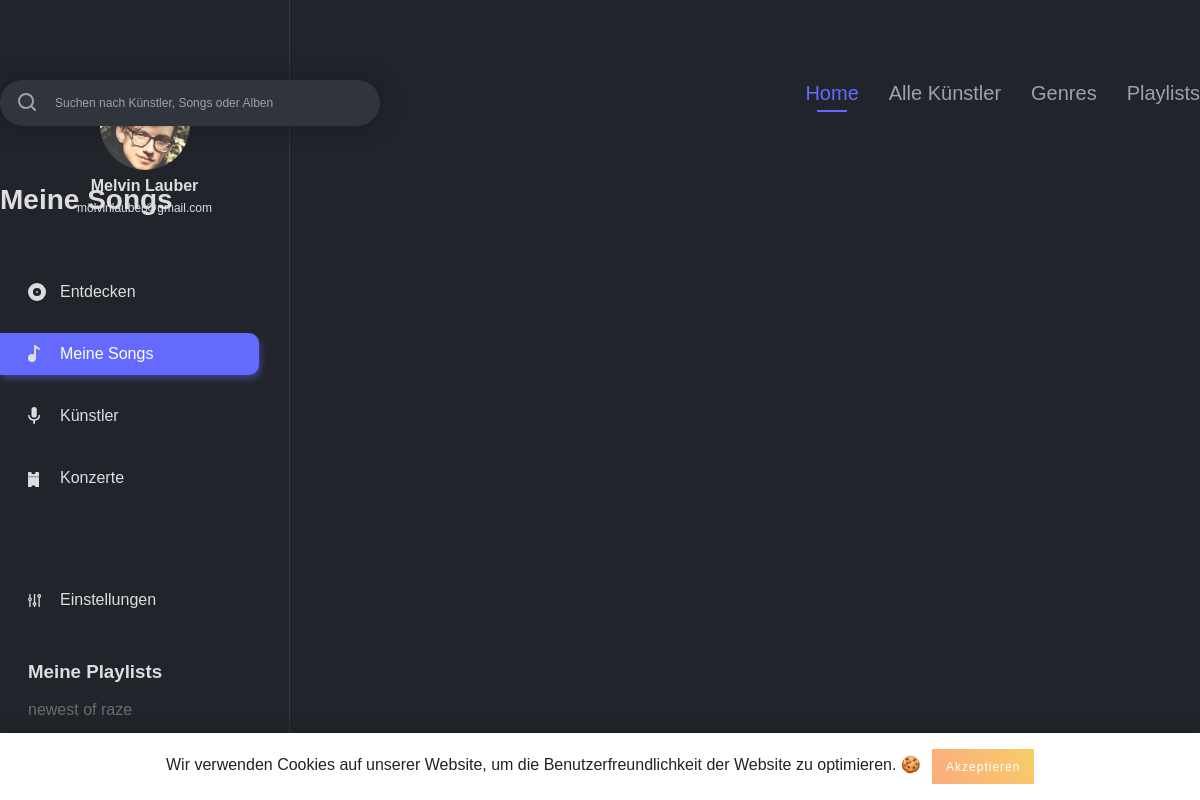
/my_songs.php (signed in), run on the app's committed database.
### tables this page shows
CREATE TABLE IF NOT EXISTS `users` (
  `id` int(11) NOT NULL AUTO_INCREMENT,
  `username` varchar(255) NOT NULL,
  `email` varchar(255) NOT NULL,
  `firstname` varchar(255) NOT NULL,
  `lastname` varchar(255) NOT NULL,
  `password_hash` varchar(255) NOT NULL,
  `password_token` varchar(255) NOT NULL,
  `is_artist` int(1) NOT NULL,
  `has_darkmode` tinyint(1) NOT NULL,
  PRIMARY KEY (`id`),
  UNIQUE KEY `username` (`username`),
  UNIQUE KEY `email` (`email`)
);

CREATE TABLE IF NOT EXISTS `playlist` (
  `playlist_id` int(11) NOT NULL AUTO_INCREMENT,
  `playlist_name` varchar(255) NOT NULL,
  `user_id` int(11) NOT NULL,
  `playlist_description` text NOT NULL,
  PRIMARY KEY (`playlist_id`),
  KEY `playlist_fk0` (`user_id`)
);

### includes/start.php (called while the page is built, shortened)
<?php
include 'db.php';
if (isset($_SESSION['user']['id']) && !empty($_SESSION['user']['id'])) {
	$statement = $pdo->prepare("SELECT * FROM `users` WHERE `id` = :id");
	$result = $statement->execute(array('id' => $_SESSION['user']['id']));
}
if (isset($_SESSION['user']['has_darkmode']) && $_SESSION['user']['has_darkmode'] == 1) {
	$body_class = 'dark';
}
else {
	$body_class = '';
}
?>

### my_songs.php (the view, shortened to what this page needs)
<?php
include 'includes/start.php';
?>
<!DOCTYPE html>
<html lang="de">
	<head>
		<?php include 'includes/meta_data.php'; ?>
	</head>
	<body class="<?php echo $body_class; ?>">
		<?php include 'includes/navigation_left.php'; ?>
		<?php include 'includes/cookie_banner.php'; ?>
		<div class="main_content_wrapper">
			<div class="main_content_inner">
				<?php include 'includes/search_navi.php'; ?>
				<h3 class="short_title"><?php echo MY_SONGS; ?></h3>
			</div>
		</div>
	</body>
</html>

### includes/navigation_left.php (shortened to what this page needs)
<?php
if(isset($_SESSION['active'])) {
	$active_class = $_SESSION['active'];
}
$query = "SELECT * FROM `users` WHERE `id` = ".$_SESSION['user']['id'];
$playlist_query = "SELECT * FROM `playlist` WHERE `user_id` = ".$_SESSION['user']['id'];
?>
<div class="navigation_left">
	<div class="navigation_wrapper">
		<div class="profile">
			<h3 class="profile_name">
				<?php foreach ($pdo->query($query) as $user_data) {
					echo $user_data['firstname'].' '.$user_data['lastname'];
				} ?>
			</h3>
			<p class="profile_mail">
				<?php foreach ($pdo->query($query) as $user_data) {
					echo $user_data['email'];
				} ?>
			</p>
		</div>
		<div class="main_navigation">
			<ul>
				<li class="navigation_element <?php if($active_class === 'discover') { echo 'active'; } ?>"><a href="index.php"><img class="svg" src="img/assets/discover.svg" alt="<?php echo DISCOVER; ?>"><?php echo DISCOVER; ?></a></li>
				<li class="navigation_element <?php if($active_class === 'my_songs') { echo 'active'; } ?>"><a href="my_songs.php"><img class="svg" src="img/assets/my_songs.svg" alt="<?php echo MY_SONGS; ?>"><?php echo MY_SONGS; ?></a></li>
				<li class="navigation_element <?php if($active_class === 'artists') { echo 'active'; } ?>"><a href="artists.php"><img class="svg" src="img/assets/artists.svg" alt="<?php echo ARTISTS; ?>"><?php echo ARTISTS; ?></a></li>
				<li class="navigation_element <?php if($active_class === 'events') { echo 'active'; } ?>"><a href="events.php"><img class="svg" src="img/assets/events.svg" alt="<?php echo EVENTS; ?>"><?php echo EVENTS; ?></a></li>
				<li class="navigation_element <?php if($active_class === 'settings') { echo 'active'; } ?>"><a href="settings.php"><img class="svg" src="img/assets/settings_nav.svg" alt="<?php echo SETTINGS; ?>"><?php echo SETTINGS; ?></a></li>
			</ul>
		</div>
		<div class="playlist_wrapper">
			<h3 class="playlist_title"><?php echo MY_PLAYLISTS; ?></h3>
			<ul>
				<?php foreach ($pdo->query($playlist_query) as $playlist_data) { ?>
					<li class="playlist_element"><a href="playlist_detail.php?playlist_id=<?php echo $playlist_data['playlist_id']; ?>"><?php echo $playlist_data['playlist_name']; ?></a></li>
				<?php } ?>
			</ul>
		</div>
	</div>
</div>

### css/_config.css (style rules this page uses)
:root { --primary-color: #636AFD; --primary-color_light: #e0e1ff; --text: #222; --navigation_left: #6B6B6B; --border: #C7C7C7; --light_text: #9D9FB3; --button: #ededed; --border-bottom: #707070; --background_dark_mode: #21252B; --dark_mode_border: #30353B; --dark_mode_input: #30353B; --dark_mode_light: #DDDDDD; --standard_shadow: 0 3px 27px rgba(0,0,0,0.39); --standard_radius: 13px; --standard_transition: all 0.3s ease; --error_color: #b20000; }

### css/_basic.css (style rules this page uses)
body { font-family: 'DM Sans', sans-serif; margin: 0; padding: 0; color: var(--text); -webkit-font-smoothing: antialiased; -moz-osx-font-smoothing: grayscale; }
h3 { margin: 0; padding: 0; }
h3.short_title { font-size: 28px; line-height: 37px; font-weight: 700; color: var(--text); margin-bottom: 40px; }
ul { padding: 0; margin: 0; }
.main_content_wrapper { padding-top: 80px; }
.main_content_inner { max-width: 1200px; margin: 0 auto; padding-bottom: 150px; box-sizing: border-box; }
.profile { text-align: center; }

### css/_navigation.css (style rules this page uses)
.navigation_left { position: fixed; width: 290px; height: 100%; border-right: 1px solid var(--border); padding: 80px 0; box-sizing: border-box; }
.navigation_left .profile { width: 195px; margin: 0 auto; margin-bottom: 50px; }
h3.profile_name { margin-top: 5px; font-size: 16px; line-height: 21px; color: #000; font-weight: 700; }
.profile_mail { font-size: 12px; line-height: 25px; margin: 0; margin-bottom: 5px; }
.navigation_left .main_navigation ul { padding-right: 30px; box-sizing: border-box; width: 100%; }
.navigation_left .main_navigation ul li.navigation_element { position: relative; list-style-type: none; color: var(--navigation_left); margin-top: 20px; }
.navigation_left .main_navigation ul li.navigation_element:first-child { margin-top: 0; }
.navigation_left .main_navigation ul li.navigation_element:last-child { margin-top: 80px; }
.navigation_left .main_navigation ul li.navigation_element.active a, .navigation_left .main_navigation ul li.navigation_element a:hover { background: var(--primary-color); color: #fff; box-shadow: 2px 4px 6px rgba(99, 106, 253, 0.4); transition: background 0.2s ease, color 0.2s ease; }
.navigation_left .main_navigation ul li a { color: inherit; text-decoration: none; padding: 12px 20px; padding-left: 60px; border-top-right-radius: 10px; border-bottom-right-radius: 10px; box-sizing: border-box; display: inline-block; width: 100%; transition: background 0.2s ease, color 0.2s ease; }
.playlist_wrapper { margin-top: 40px; padding-right: 30px; box-sizing: border-box; width: 100%; }
.playlist_wrapper .playlist_title { padding-left: 28px; box-sizing: border-box; }
.playlist_wrapper ul li.playlist_element { list-style-type: none; color: var(--navigation_left); margin-top: 10px; }
.playlist_wrapper ul li.playlist_element a { color: inherit; text-decoration: none; padding: 8px 20px; padding-left: 28px; border-top-right-radius: 10px; border-bottom-right-radius: 10px; box-sizing: border-box; display: inline-block; width: 100%; transition: background 0.2s ease, color 0.2s ease; }

### css/_dark.css (style rules this page uses)
body.dark { background: var(--background_dark_mode); }
body.dark .navigation_left { border-right: 1px solid var(--dark_mode_border); }
body.dark .navigation_left .main_navigation ul li a { color: var(--dark_mode_light); }
body.dark p { color: var(--dark_mode_light) !important; }
body.dark h3 { color: var(--dark_mode_light) !important; }

### data on the page
users: firstname "Melvin", lastname "Lauber", email "molvinlauber@gmail.com"
playlist: playlist_name "newest of raze"

### other printed values
DISCOVER "Entdecken"
MY_SONGS "Meine Songs"
ARTISTS "Künstler"
EVENTS "Konzerte"
SETTINGS "Einstellungen"
MY_PLAYLISTS "Meine Playlists"
HOME "Home"
ALL_ARTISTS "Alle Künstler"
GENRES "Genres"
PLAYLISTS "Playlists"
